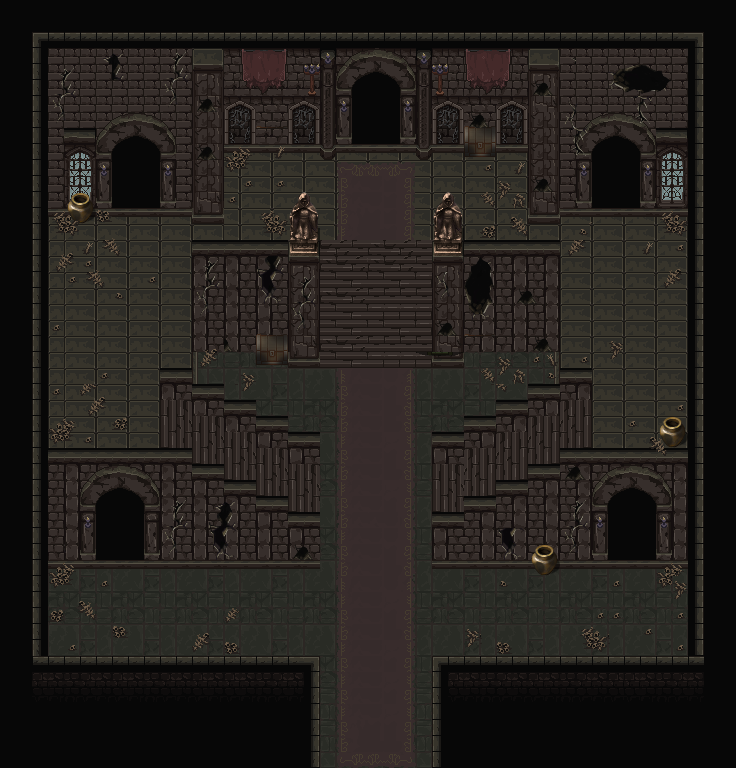

Below is a game level as drawn by its tile map, then a one-line description and the .tmx that defines it (tile-layer data replaced by summaries):
An orthogonal 46x48 tile map with 16x16 px tiles, 13 tile layers (tiles lower, tiles upper, walls, walls 2, ...), 23 tilesets and 5 objects.

<map version="1.10" tiledversion="1.12.2" orientation="orthogonal" renderorder="right-down" width="46" height="48" tilewidth="16" tileheight="16" infinite="0" nextlayerid="18" nextobjectid="8">
 <tileset firstgid="1" source="../tsx/mainlevbuild.tsx" />
 <tileset firstgid="1703" source="../tsx/TX Props copy.tsx" />
 <tileset firstgid="2727" source="../tsx/Outside_B.tsx" />
 <tileset firstgid="3751" source="../tsx/Dungeon_B copy.tsx" />
 <tileset firstgid="4775" source="../tsx/mainlevbuild copy.tsx" />
 <tileset firstgid="7305" source="../tsx/decorative.tsx" />
 <tileset firstgid="8329" source="../tsx/Knowledge temple.tsx" />
 <tileset firstgid="9729" source="../tsx/Birch Forest-Tileset.tsx" />
 <tileset firstgid="10565" source="../tsx/crypt_ground_01.tsx" />
 <tileset firstgid="10695" source="../tsx/crypt_staircase_01.tsx" />
 <tileset firstgid="10916" source="../tsx/crypt_walls_01.tsx" />
 <tileset firstgid="11163" source="../tsx/Dungeon_A1.tsx" />
 <tileset firstgid="11931" source="../tsx/Dungeon_A5.tsx" />
 <tileset firstgid="12443" source="../tsx/Dungeon_B.tsx" />
 <tileset firstgid="13467" source="../tsx/Enviroment-Forest.tsx" />
 <tileset firstgid="13611" source="../tsx/houses.tsx" />
 <tileset firstgid="17707" source="../tsx/Inside_B.tsx" />
 <tileset firstgid="18731" source="../tsx/Inside_C.tsx" />
 <tileset firstgid="19755" source="../tsx/Props-Forest.tsx" />
 <tileset firstgid="19811" source="../tsx/TX Plant.tsx" />
 <tileset firstgid="20835" source="../tsx/TX Props.tsx" />
 <tileset firstgid="21859" source="../tsx/TX Shadow.tsx" />
 <tileset firstgid="22883" source="../tsx/World_B.tsx" />
 <layer id="14" name="tiles lower" width="46" height="48" locked="1">
  <data>[2208 cells, 1635 non-empty, 16 distinct tile ids]</data>
 </layer>
 <layer id="9" name="tiles upper" width="46" height="48" locked="1">
  <data>[2208 cells, 483 non-empty, 3 distinct tile ids]</data>
 </layer>
 <layer id="3" name="walls" width="46" height="48" locked="1">
  <data>[2208 cells, 341 non-empty, 34 distinct tile ids]</data>
 </layer>
 <layer id="6" name="walls 2" width="46" height="48" locked="1">
  <data>[2208 cells, 127 non-empty, 10 distinct tile ids]</data>
 </layer>
 <layer id="5" name="wood step" width="46" height="48" locked="1">
  <data>[2208 cells, 71 non-empty, 8 distinct tile ids]</data>
 </layer>
 <layer id="13" name="stair l and r wall 2" width="46" height="48" locked="1">
  <data>[2208 cells, 40 non-empty, 5 distinct tile ids]</data>
 </layer>
 <layer id="8" name="stairs" width="46" height="48" locked="1">
  <data>[2208 cells, 161 non-empty, 9 distinct tile ids]</data>
 </layer>
 <layer id="11" name="stair l and r walls" width="46" height="48" locked="1">
  <data>[2208 cells, 221 non-empty, 5 distinct tile ids]</data>
 </layer>
 <layer id="4" name="pillars" width="46" height="48" locked="1">
  <data>[2208 cells, 90 non-empty, 27 distinct tile ids]</data>
 </layer>
 <layer id="7" name="darkness" width="46" height="48" locked="1">
  <data>[2208 cells, 561 non-empty, 36 distinct tile ids]</data>
 </layer>
 <layer id="2" name="passage" width="46" height="48" locked="1">
  <data>[2208 cells, 150 non-empty, 30 distinct tile ids]</data>
 </layer>
 <layer id="16" name="chest" width="46" height="48" locked="1">
  <data>[2208 cells, 40 non-empty, 22 distinct tile ids]</data>
 </layer>
 <objectgroup id="15" name="chests">
  <object id="2" x="464.545" y="127.091" width="30.7273" height="29.8182">
   <properties>
    <property name="actions" value="search_chest" />
    <property name="topic_id" value="iterative_structure_lesson" />
    <property name="types" value="interactive" />
   </properties>
  </object>
  <object id="4" x="659.788" y="416.818" width="25" height="29.9091">
   <properties>
    <property name="actions" value="search_vase" />
    <property name="types" value="interactive" />
   </properties>
   <ellipse />
  </object>
  <object id="5" x="531.75" y="544.25" width="25.125" height="30.25">
   <properties>
    <property name="actions" value="search_vase" />
    <property name="types" value="interactive" />
   </properties>
   <ellipse />
  </object>
  <object id="6" x="67.0909" y="193.091" width="25.4545" height="28.9091">
   <properties>
    <property name="actions" value="search_vase" />
    <property name="types" value="interactive" />
   </properties>
   <ellipse />
  </object>
  <object id="7" x="256.5" y="335" width="31" height="29.625">
   <properties>
    <property name="actions" value="search_chest" />
    <property name="types" value="interactive" />
   </properties>
  </object>
 </objectgroup>
 <layer id="17" name="more designs" width="46" height="48" locked="1">
  <data>[2208 cells, 549 non-empty, 151 distinct tile ids]</data>
 </layer>
</map>
